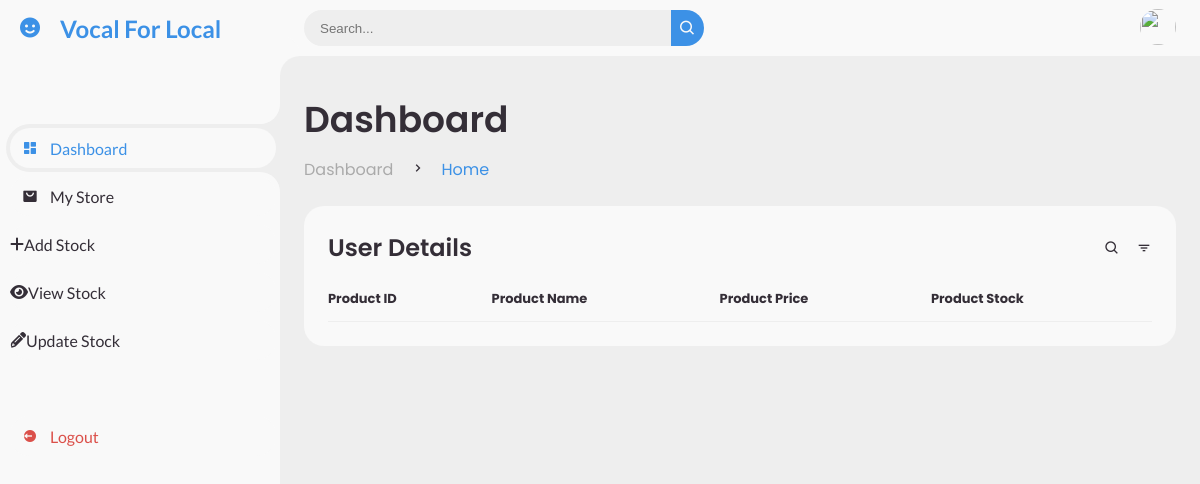
The page /admin/view-stock (signed in) on the database as committed earlier.
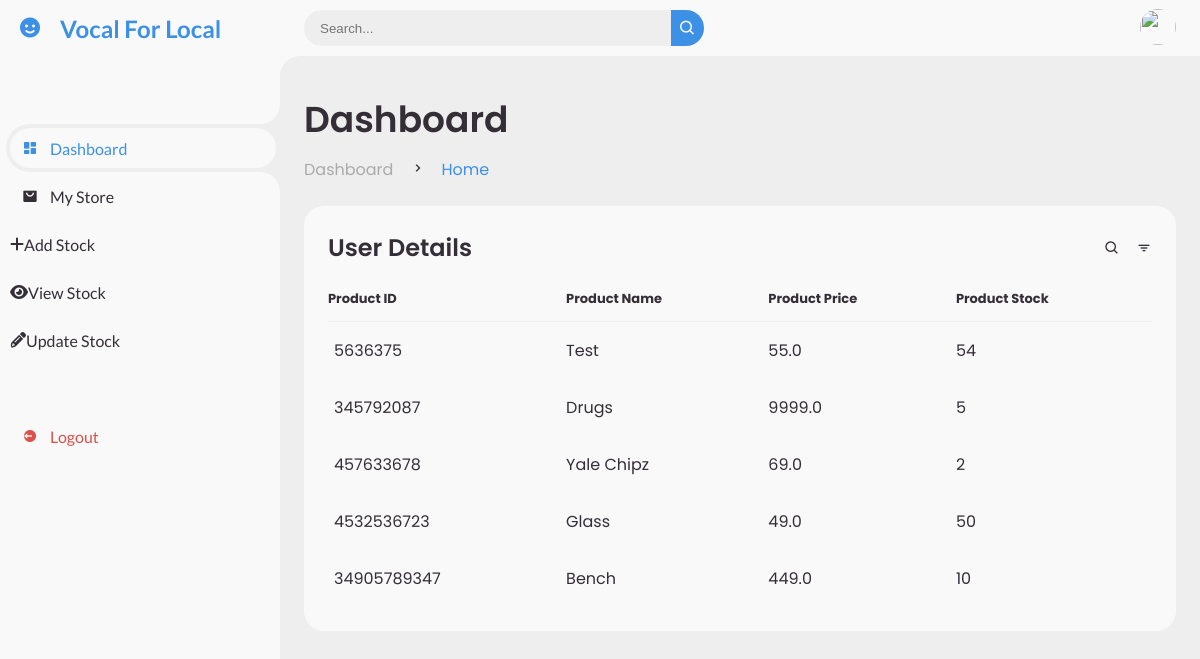
The same page on the database as committed later.
### daveydark/src/main.py (models this page shows, shortened)
class Product(db.Model):
    __name__ = 'products'
    id= db.Column(db.Integer,primary_key=True,unique=True,nullable=False)
    shop = db.Column(db.String(100),db.ForeignKey('sellers.email'),nullable=False)
    name = db.Column(db.String(100),nullable=False)
    price = db.Column(db.Float, nullable=False)
    image = db.Column(db.String(100),nullable=False)
    stock = db.Column(db.Integer)
    score = db.Column(db.Integer)

### daveydark/src/main.py (the view)
@app.route("/admin/view-stock")
def view_stock():
    products_list = Seller.query.filter_by(email=session['email']).first().products
    if products_list:
        return render_template('view_stock.html',products_list=products_list)
    return render_template('view_stock.html',products_list=[])

### daveydark/src/templates/view_stock.html (shortened to what this page needs)
<!DOCTYPE html>
<html lang="en">
<head>
    <link href='https://unpkg.com/boxicons@2.0.9/css/boxicons.min.css' rel='stylesheet'>
    <link rel="stylesheet" href="https://cdnjs.cloudflare.com/ajax/libs/font-awesome/6.2.1/css/all.min.css">
    <link rel="stylesheet" href="{{ url_for('static',filename='style_admin.css') }}">
</head>
<body>
    <section id="sidebar">
        <a href="#" class="brand">
            <i class='bx bxs-smile'></i>
            <span class="text">Vocal For Local</span>
        </a>
        <ul class="side-menu top">
            <li class="active">
                <a href="#">
                    <i class='bx bxs-dashboard'></i>
                    <span class="text">Dashboard</span>
                </a>
            </li>
            <li>
                <a href="#">
                    <i class='bx bxs-shopping-bag-alt'></i>
                    <span class="text">My Store</span>
                </a>
            </li>
            <li>
                <a href="{{ url_for('add_stock') }}">
                    <i class="fa fa-plus" aria-hidden="true"></i>
                    <span class="text">Add Stock</span>
                </a>
            </li>
            <li>
                <a href="{{ url_for('view_stock') }}">
                    <i class="fa fa-eye" aria-hidden="true"></i>
                    <span class="text">View Stock</span>
                </a>
            </li>
            <li>
                <a href="{{ url_for('update_stock') }}">
                    <i class="fa fa-pencil" aria-hidden="true"></i>
                    <span class="text">Update Stock</span>
                </a>
            </li>
        </ul>
        <ul class="side-menu">
            <li>
                <a href="#" class="logout">
                    <i class='bx bxs-log-out-circle'></i>
                    <span class="text">Logout</span>
                </a>
            </li>
        </ul>
    </section>
    <section id="content">
        <nav>
            <form action="#">
                <div class="form-input">
                    <input type="search" placeholder="Search...">
                    <button type="submit" class="search-btn"><i class='bx bx-search'></i></button>
                </div>
            </form>
            <a href="#" class="profile">
                <img src="img/user1.png">
            </a>
        </nav>
        <main>
            <div class="head-title">
                <div class="left">
                    <h1>Dashboard</h1>
                    <ul class="breadcrumb">
                        <li>
                            <a href="#">Dashboard</a>
                        </li>
                        <li><i class='bx bx-chevron-right'></i></li>
                        <li>
                            <a class="active" href="#">Home</a>
                        </li>
                    </ul>
                </div>
            </div>
            <div class="table-data">
                <div class="order">
                    <div class="head">
                        <h3>User Details</h3>
                        <i class='bx bx-search'></i>
                        <i class='bx bx-filter'></i>
                    </div>
                    <table>
                        <thead>
                            <tr>
                                <th>Product ID</th>
                                <th>Product Name</th>
                                <th>Product Price</th>
                                <th>Product Stock</th>
                            </tr>
                        </thead>
                        <tbody>
                            {% for product in products_list %}
                            <tr>
                                <td>{{ product.id }}</td>
                                <td>{{ product.name }}</td>
                                <td>{{ product.price }}</td>
                                <td>{{ product.stock }}</td>
                            </tr>
                            {% endfor %}
                        </tbody>
                    </table>
                </div>
            </div>
        </main>
    </section>
</body>
</html>

Rows that differ between the two databases and show on the page:
added Product: id "5636375", name "Test", price "55.0", stock "54"
added Product: id "345792087", name "Drugs", price "9999.0", stock "5"
added Product: id "457633678", name "Yale Chipz", price "69.0", stock "2"
added Product: id "4532536723", name "Glass", price "49.0", stock "50"
added Product: id "34905789347", name "Bench", price "449.0", stock "10"
